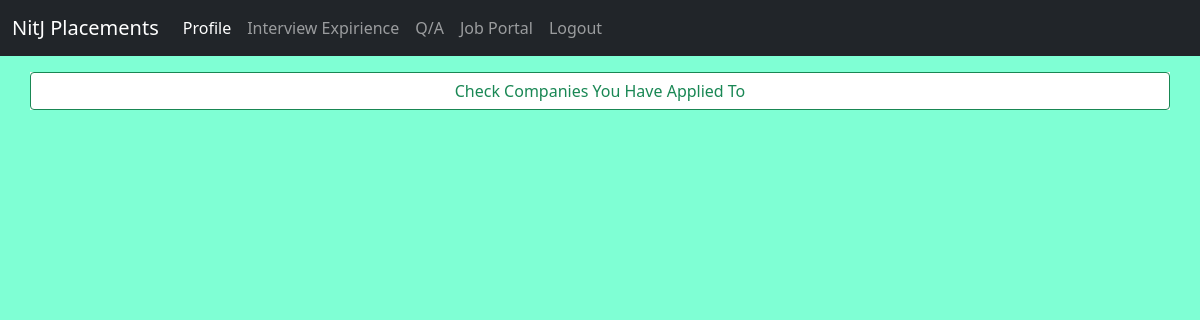
The page /jobs/ (signed in) on the database as committed earlier.
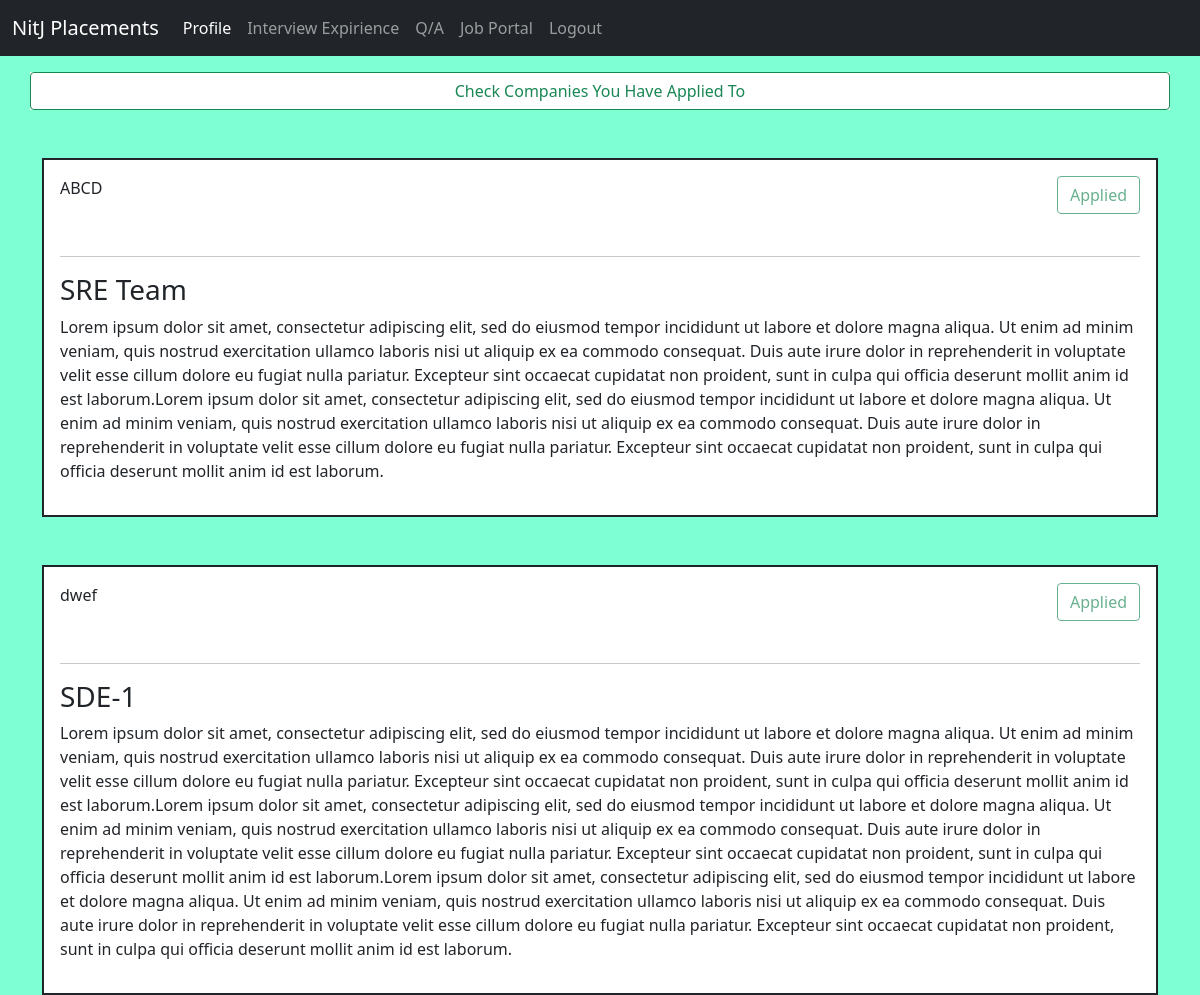
The same page on the database as committed later.
### placements/models.py (models this page shows, shortened)
class company(models.Model):
    Name = models.CharField(max_length=256)
    JobDescription = models.TextField()
    title = models.CharField(max_length=200, null=False)

### placements/views.py (the view)
# urls.py: path('',interview_views.index,name = 'interview'),
@login_required
def index(request):
    companies = company.objects.all()
    applications = jobAppication.objects.all()
    applications = applications.filter(student = request.user.student)
    applications = applications.values_list('AppliedTo',flat = True)
    context = {
        'companies':companies,
        'appliedTo':applications
    }
    return render(request,'placements/index.html',context)

### templates/placements/index.html
{% extends "users/baseAuth.html"%}
{% load static %}
{% load crispy_forms_tags %}
{% block headBlock %}
<link rel="stylesheet" href="{% static 'users/index.css' %}">
{% endblock %}
{% block bodyBlock %}
<div class = "container mt-3">
  <div class="row justify-content-center myWhite">
      <a class="btn btn-outline-success" href="{% url 'applied'%}">
        Check Companies You Have Applied To
      </a>
  </div>
</div>
<div class="container">
{% for company in companies %}
  <div class="question-list-item border border-2 border-dark mt-5 p-3 myWhite">
    <p>
        {{ company.Name }}
            {% if company.id in appliedTo%}
            <button type="button" class="btn btn-outline-success right" disabled> Applied </button>
            {% else %}
            <a type="button" class="btn btn-outline-success right" name = "{{ company.id }}" href="{% url 'apply' company.id%}"> Apply </a>
            {% endif%}
    </p>
    <br class = "clearRight">
    <hr>
    <h3> {{ company.title }}</h3>
    <p>
        {{ company.JobDescription }}
    </p>
</div>
{% endfor %}
</div>
{% endblock bodyBlock %}

### templates/users/baseAuth.html (shortened to what this page needs)
{% load static %}
<!doctype html>
<html lang="en">
<head>
    <link href="https://cdn.jsdelivr.net/npm/bootstrap@5.0.0-beta1/dist/css/bootstrap.min.css" rel="stylesheet"
>
        <link rel="stylesheet" href="{% static 'main.css' %}">
    {% block headBlock %}
    {% endblock %}
</head>
<body class="myBg">
    <nav class="navbar navbar-expand-lg navbar-dark bg-dark">
        <div class="container-fluid">
            <a class="navbar-brand" href="{% url 'profile' %}">NitJ Placements</a>
            <div class="collapse navbar-collapse" id="navbarNav">
                <ul class="navbar-nav">
                    <li class="nav-item">
                        <a class="nav-link active" aria-current="page" href="{% url 'profile' %}">Profile</a>
                    </li>
                    <li class="nav-item">
                        <a class="nav-link" href="{% url 'interview' %}">Interview Expirience</a>
                    </li>
                    <li class="nav-item">
                        <a class="nav-link" href="{% url 'qAindex'%}">Q/A</a>
                    </li>
                    <li class="nav-item">
                        <a class="nav-link" href="{% url 'jobPortal'%}">Job Portal</a>
                    </li>
                    <li class="nav-item">
                        <a class="nav-link" href="{% url 'logout' %}">Logout</a>
                    </li>
                </ul>
            </div>
        </div>
    </nav>
    {% block bodyBlock %}
    {% endblock %}
</body>
</html>

### static/main.css (style rules this page uses)
.myBg { background-color:whitesmoke; background-color: aquamarine; }
.myWhite { background-color:white; }
.right { float: right; }

Rows that differ between the two databases and show on the page:
added company: Name "ABCD", shows "Applied", title "SRE Team", JobDescription "Lorem ipsum dolor sit amet, consectetur adipiscing elit, sed do eiusmod tempor incididunt ut labore et dolore magna aliqua. Ut enim ad minim veniam, quis nostrud exercitation ullamco laboris nisi ut aliquip ex ea commodo consequat. Duis aute irure dolor in reprehenderit in voluptate velit esse cillum dolore eu fugiat nulla pariatur. Excepteur sint occaecat cupidatat non proident, sunt in culpa qui officia deserunt mollit anim id est laborum.Lorem ipsum dolor sit amet, consectetur adipiscing elit, sed do eiusmod tempor incididunt ut labore et dolore magna aliqua. Ut enim ad minim veniam, quis nostrud exercitation ullamco laboris nisi ut aliquip ex ea commodo consequat. Duis aute irure dolor…"
added company: Name "dwef", shows "Applied", title "SDE-1", JobDescription "Lorem ipsum dolor sit amet, consectetur adipiscing elit, sed do eiusmod tempor incididunt ut labore et dolore magna aliqua. Ut enim ad minim veniam, quis nostrud exercitation ullamco laboris nisi ut aliquip ex ea commodo consequat. Duis aute irure dolor in reprehenderit in voluptate velit esse cillum dolore eu fugiat nulla pariatur. Excepteur sint occaecat cupidatat non proident, sunt in culpa qui officia deserunt mollit anim id est laborum.Lorem ipsum dolor sit amet, consectetur adipiscing elit, sed do eiusmod tempor incididunt ut labore et dolore magna aliqua. Ut enim ad minim veniam, quis nostrud exercitation ullamco laboris nisi ut aliquip ex ea commodo consequat. Duis aute irure dolor…"
